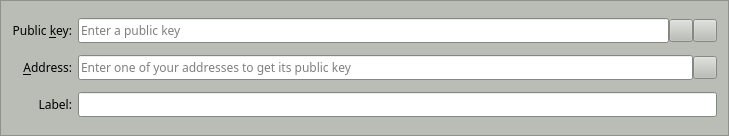
<?xml version="1.0" encoding="UTF-8"?>
<ui version="4.0">
 <class>MultisigAddressEntry</class>
 <widget class="QFrame" name="MultisigAddressEntry">
  <property name="geometry">
   <rect>
    <x>0</x>
    <y>0</y>
    <width>729</width>
    <height>136</height>
   </rect>
  </property>
  <property name="palette">
   <palette>
    <active>
     <colorrole role="WindowText">
      <brush brushstyle="SolidPattern">
       <color alpha="255">
        <red>0</red>
        <green>0</green>
        <blue>0</blue>
       </color>
      </brush>
     </colorrole>
     <colorrole role="Button">
      <brush brushstyle="SolidPattern">
       <color alpha="255">
        <red>186</red>
        <green>189</green>
        <blue>182</blue>
       </color>
      </brush>
     </colorrole>
     <colorrole role="Light">
      <brush brushstyle="SolidPattern">
       <color alpha="255">
        <red>255</red>
        <green>255</green>
        <blue>255</blue>
       </color>
      </brush>
     </colorrole>
     <colorrole role="Midlight">
      <brush brushstyle="SolidPattern">
       <color alpha="255">
        <red>220</red>
        <green>222</green>
        <blue>218</blue>
       </color>
      </brush>
     </colorrole>
     <colorrole role="Dark">
      <brush brushstyle="SolidPattern">
       <color alpha="255">
        <red>93</red>
        <green>94</green>
        <blue>91</blue>
       </color>
      </brush>
     </colorrole>
     <colorrole role="Mid">
      <brush brushstyle="SolidPattern">
       <color alpha="255">
        <red>124</red>
        <green>126</green>
        <blue>121</blue>
       </color>
      </brush>
     </colorrole>
     <colorrole role="Text">
      <brush brushstyle="SolidPattern">
       <color alpha="255">
        <red>0</red>
        <green>0</green>
        <blue>0</blue>
       </color>
      </brush>
     </colorrole>
     <colorrole role="BrightText">
      <brush brushstyle="SolidPattern">
       <color alpha="255">
        <red>255</red>
        <green>255</green>
        <blue>255</blue>
       </color>
      </brush>
     </colorrole>
     <colorrole role="ButtonText">
      <brush brushstyle="SolidPattern">
       <color alpha="255">
        <red>0</red>
        <green>0</green>
        <blue>0</blue>
       </color>
      </brush>
     </colorrole>
     <colorrole role="Base">
      <brush brushstyle="SolidPattern">
       <color alpha="255">
        <red>255</red>
        <green>255</green>
        <blue>255</blue>
       </color>
      </brush>
     </colorrole>
     <colorrole role="Window">
      <brush brushstyle="SolidPattern">
       <color alpha="255">
        <red>186</red>
        <green>189</green>
        <blue>182</blue>
       </color>
      </brush>
     </colorrole>
     <colorrole role="Shadow">
      <brush brushstyle="SolidPattern">
       <color alpha="255">
        <red>0</red>
        <green>0</green>
        <blue>0</blue>
       </color>
      </brush>
     </colorrole>
     <colorrole role="AlternateBase">
      <brush brushstyle="SolidPattern">
       <color alpha="255">
        <red>220</red>
        <green>222</green>
        <blue>218</blue>
       </color>
      </brush>
     </colorrole>
     <colorrole role="ToolTipBase">
      <brush brushstyle="SolidPattern">
       <color alpha="255">
        <red>255</red>
        <green>255</green>
        <blue>220</blue>
       </color>
      </brush>
     </colorrole>
     <colorrole role="ToolTipText">
      <brush brushstyle="SolidPattern">
       <color alpha="255">
        <red>0</red>
        <green>0</green>
        <blue>0</blue>
       </color>
      </brush>
     </colorrole>
    </active>
    <inactive>
     <colorrole role="WindowText">
      <brush brushstyle="SolidPattern">
       <color alpha="255">
        <red>0</red>
        <green>0</green>
        <blue>0</blue>
       </color>
      </brush>
     </colorrole>
     <colorrole role="Button">
      <brush brushstyle="SolidPattern">
       <color alpha="255">
        <red>186</red>
        <green>189</green>
        <blue>182</blue>
       </color>
      </brush>
     </colorrole>
     <colorrole role="Light">
      <brush brushstyle="SolidPattern">
       <color alpha="255">
        <red>255</red>
        <green>255</green>
        <blue>255</blue>
       </color>
      </brush>
     </colorrole>
     <colorrole role="Midlight">
      <brush brushstyle="SolidPattern">
       <color alpha="255">
        <red>220</red>
        <green>222</green>
        <blue>218</blue>
       </color>
      </brush>
     </colorrole>
     <colorrole role="Dark">
      <brush brushstyle="SolidPattern">
       <color alpha="255">
        <red>93</red>
        <green>94</green>
        <blue>91</blue>
       </color>
      </brush>
     </colorrole>
     <colorrole role="Mid">
      <brush brushstyle="SolidPattern">
       <color alpha="255">
        <red>124</red>
        <green>126</green>
        <blue>121</blue>
       </color>
      </brush>
     </colorrole>
     <colorrole role="Text">
      <brush brushstyle="SolidPattern">
       <color alpha="255">
        <red>0</red>
        <green>0</green>
        <blue>0</blue>
       </color>
      </brush>
     </colorrole>
     <colorrole role="BrightText">
      <brush brushstyle="SolidPattern">
       <color alpha="255">
        <red>255</red>
        <green>255</green>
        <blue>255</blue>
       </color>
      </brush>
     </colorrole>
     <colorrole role="ButtonText">
      <brush brushstyle="SolidPattern">
       <color alpha="255">
        <red>0</red>
        <green>0</green>
        <blue>0</blue>
       </color>
      </brush>
     </colorrole>
     <colorrole role="Base">
      <brush brushstyle="SolidPattern">
       <color alpha="255">
        <red>255</red>
        <green>255</green>
        <blue>255</blue>
       </color>
      </brush>
     </colorrole>
     <colorrole role="Window">
      <brush brushstyle="SolidPattern">
       <color alpha="255">
        <red>186</red>
        <green>189</green>
        <blue>182</blue>
       </color>
      </brush>
     </colorrole>
     <colorrole role="Shadow">
      <brush brushstyle="SolidPattern">
       <color alpha="255">
        <red>0</red>
        <green>0</green>
        <blue>0</blue>
       </color>
      </brush>
     </colorrole>
     <colorrole role="AlternateBase">
      <brush brushstyle="SolidPattern">
       <color alpha="255">
        <red>220</red>
        <green>222</green>
        <blue>218</blue>
       </color>
      </brush>
     </colorrole>
     <colorrole role="ToolTipBase">
      <brush brushstyle="SolidPattern">
       <color alpha="255">
        <red>255</red>
        <green>255</green>
        <blue>220</blue>
       </color>
      </brush>
     </colorrole>
     <colorrole role="ToolTipText">
      <brush brushstyle="SolidPattern">
       <color alpha="255">
        <red>0</red>
        <green>0</green>
        <blue>0</blue>
       </color>
      </brush>
     </colorrole>
    </inactive>
    <disabled>
     <colorrole role="WindowText">
      <brush brushstyle="SolidPattern">
       <color alpha="255">
        <red>93</red>
        <green>94</green>
        <blue>91</blue>
       </color>
      </brush>
     </colorrole>
     <colorrole role="Button">
      <brush brushstyle="SolidPattern">
       <color alpha="255">
        <red>186</red>
        <green>189</green>
        <blue>182</blue>
       </color>
      </brush>
     </colorrole>
     <colorrole role="Light">
      <brush brushstyle="SolidPattern">
       <color alpha="255">
        <red>255</red>
        <green>255</green>
        <blue>255</blue>
       </color>
      </brush>
     </colorrole>
     <colorrole role="Midlight">
      <brush brushstyle="SolidPattern">
       <color alpha="255">
        <red>220</red>
        <green>222</green>
        <blue>218</blue>
       </color>
      </brush>
     </colorrole>
     <colorrole role="Dark">
      <brush brushstyle="SolidPattern">
       <color alpha="255">
        <red>93</red>
        <green>94</green>
        <blue>91</blue>
       </color>
      </brush>
     </colorrole>
     <colorrole role="Mid">
      <brush brushstyle="SolidPattern">
       <color alpha="255">
        <red>124</red>
        <green>126</green>
        <blue>121</blue>
       </color>
      </brush>
     </colorrole>
     <colorrole role="Text">
      <brush brushstyle="SolidPattern">
       <color alpha="255">
        <red>93</red>
        <green>94</green>
        <blue>91</blue>
       </color>
      </brush>
     </colorrole>
     <colorrole role="BrightText">
      <brush brushstyle="SolidPattern">
       <color alpha="255">
        <red>255</red>
        <green>255</green>
        <blue>255</blue>
       </color>
      </brush>
     </colorrole>
     <colorrole role="ButtonText">
      <brush brushstyle="SolidPattern">
       <color alpha="255">
        <red>93</red>
        <green>94</green>
        <blue>91</blue>
       </color>
      </brush>
     </colorrole>
     <colorrole role="Base">
      <brush brushstyle="SolidPattern">
       <color alpha="255">
        <red>186</red>
        <green>189</green>
        <blue>182</blue>
       </color>
      </brush>
     </colorrole>
     <colorrole role="Window">
      <brush brushstyle="SolidPattern">
       <color alpha="255">
        <red>186</red>
        <green>189</green>
        <blue>182</blue>
       </color>
      </brush>
     </colorrole>
     <colorrole role="Shadow">
      <brush brushstyle="SolidPattern">
       <color alpha="255">
        <red>0</red>
        <green>0</green>
        <blue>0</blue>
       </color>
      </brush>
     </colorrole>
     <colorrole role="AlternateBase">
      <brush brushstyle="SolidPattern">
       <color alpha="255">
        <red>186</red>
        <green>189</green>
        <blue>182</blue>
       </color>
      </brush>
     </colorrole>
     <colorrole role="ToolTipBase">
      <brush brushstyle="SolidPattern">
       <color alpha="255">
        <red>255</red>
        <green>255</green>
        <blue>220</blue>
       </color>
      </brush>
     </colorrole>
     <colorrole role="ToolTipText">
      <brush brushstyle="SolidPattern">
       <color alpha="255">
        <red>0</red>
        <green>0</green>
        <blue>0</blue>
       </color>
      </brush>
     </colorrole>
    </disabled>
   </palette>
  </property>
  <property name="windowTitle">
   <string>Form</string>
  </property>
  <property name="frameShape">
   <enum>QFrame::StyledPanel</enum>
  </property>
  <property name="frameShadow">
   <enum>QFrame::Sunken</enum>
  </property>
  <layout class="QGridLayout" name="gridLayout">
   <item row="0" column="0">
    <widget class="QLabel" name="pubkeyLabel">
     <property name="font">
      <font>
       <family>Sawasdee</family>
      </font>
     </property>
     <property name="text">
      <string>Public &amp;key:</string>
     </property>
     <property name="alignment">
      <set>Qt::AlignRight|Qt::AlignTrailing|Qt::AlignVCenter</set>
     </property>
     <property name="buddy">
      <cstring>pubkey</cstring>
     </property>
    </widget>
   </item>
   <item row="0" column="1">
    <layout class="QHBoxLayout" name="pubkeyLayout">
     <property name="spacing">
      <number>0</number>
     </property>
     <item>
      <widget class="QValidatedLineEdit" name="pubkey">
       <property name="font">
        <font>
         <family>Sawasdee</family>
        </font>
       </property>
       <property name="toolTip">
        <string>The public key of an address</string>
       </property>
       <property name="placeholderText">
        <string>Enter a public key</string>
       </property>
      </widget>
     </item>
     <item>
      <widget class="QToolButton" name="pasteButton">
       <property name="font">
        <font>
         <family>Sawasdee</family>
        </font>
       </property>
       <property name="toolTip">
        <string>Paste public key from clipboard</string>
       </property>
       <property name="text">
        <string/>
       </property>
       <property name="icon">
        <iconset resource="../sphinxcoin.qrc">
         <normaloff>:/icons/editpaste</normaloff>:/icons/editpaste</iconset>
       </property>
       <property name="shortcut">
        <string>Alt+P</string>
       </property>
      </widget>
     </item>
     <item>
      <widget class="QToolButton" name="deleteButton">
       <property name="font">
        <font>
         <family>Sawasdee</family>
        </font>
       </property>
       <property name="toolTip">
        <string>Remove this public key</string>
       </property>
       <property name="text">
        <string/>
       </property>
       <property name="icon">
        <iconset resource="../sphinxcoin.qrc">
         <normaloff>:/icons/remove</normaloff>:/icons/remove</iconset>
       </property>
      </widget>
     </item>
    </layout>
   </item>
   <item row="1" column="0">
    <widget class="QLabel" name="addressLabel">
     <property name="font">
      <font>
       <family>Sawasdee</family>
      </font>
     </property>
     <property name="text">
      <string>&amp;Address:</string>
     </property>
     <property name="alignment">
      <set>Qt::AlignRight|Qt::AlignTrailing|Qt::AlignVCenter</set>
     </property>
     <property name="buddy">
      <cstring>address</cstring>
     </property>
    </widget>
   </item>
   <item row="1" column="1">
    <layout class="QHBoxLayout" name="addressLayout">
     <property name="spacing">
      <number>0</number>
     </property>
     <item>
      <widget class="QValidatedLineEdit" name="address">
       <property name="enabled">
        <bool>true</bool>
       </property>
       <property name="font">
        <font>
         <family>Sawasdee</family>
        </font>
       </property>
       <property name="toolTip">
        <string>Address associated to the public key</string>
       </property>
       <property name="placeholderText">
        <string>Enter one of your addresses to get its public key</string>
       </property>
      </widget>
     </item>
     <item>
      <widget class="QToolButton" name="addressBookButton">
       <property name="font">
        <font>
         <family>Sawasdee</family>
        </font>
       </property>
       <property name="toolTip">
        <string>Choose address from address book</string>
       </property>
       <property name="text">
        <string/>
       </property>
       <property name="icon">
        <iconset resource="../sphinxcoin.qrc">
         <normaloff>:/icons/address-book</normaloff>:/icons/address-book</iconset>
       </property>
       <property name="shortcut">
        <string>Alt+A</string>
       </property>
      </widget>
     </item>
    </layout>
   </item>
   <item row="2" column="0">
    <widget class="QLabel" name="labelLabel">
     <property name="font">
      <font>
       <family>Sawasdee</family>
      </font>
     </property>
     <property name="text">
      <string>Label:</string>
     </property>
     <property name="alignment">
      <set>Qt::AlignRight|Qt::AlignTrailing|Qt::AlignVCenter</set>
     </property>
    </widget>
   </item>
   <item row="2" column="1">
    <widget class="QValidatedLineEdit" name="label">
     <property name="enabled">
      <bool>true</bool>
     </property>
     <property name="font">
      <font>
       <family>Sawasdee</family>
      </font>
     </property>
     <property name="toolTip">
      <string>Address associated to the public key</string>
     </property>
     <property name="readOnly">
      <bool>true</bool>
     </property>
    </widget>
   </item>
  </layout>
 </widget>
 <customwidgets>
  <customwidget>
   <class>QValidatedLineEdit</class>
   <extends>QLineEdit</extends>
   <header>qvalidatedlineedit.h</header>
  </customwidget>
 </customwidgets>
 <resources>
  <include location="../sphinxcoin.qrc"/>
 </resources>
 <connections/>
</ui>
